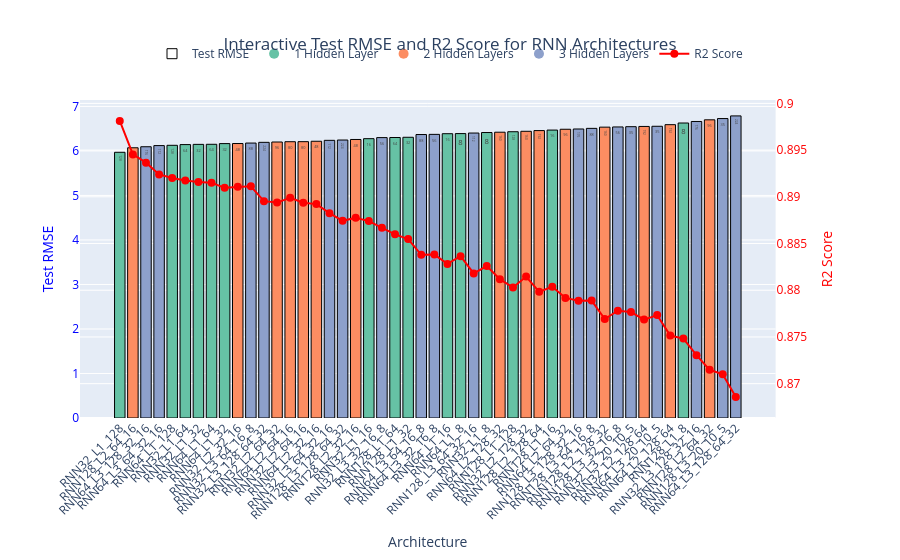

The notebook cell saved with this chart:
### Code cell
# Sort by Test RMSE
model_results_df_sorted = model_results_df.sort_values(by='Test RMSE', ascending=True)

# Prepare customdata
custom_cols = ['R2 Score', 'Number of Layers', 'Hidden Layers']
customdata = model_results_df_sorted[custom_cols].values

# Auto color mapping for any number of layers
layers = sorted(model_results_df_sorted['Number of Layers'].unique())
palette = qualitative.Set2
color_map = {n: palette[i % len(palette)] for i, n in enumerate(layers)}
colors = model_results_df_sorted['Number of Layers'].map(color_map)

# Figure with secondary y-axis
fig = make_subplots(specs=[[{"secondary_y": True}]])

# Test RMSE bars (colored by layer count) + black borders, no legend entry
fig.add_trace(
    go.Bar(
        x=model_results_df_sorted['Architecture'],
        y=model_results_df_sorted['Test RMSE'],
        name='Test RMSE',
        marker=dict(color=colors, line=dict(color='black', width=1)),
        text=model_results_df_sorted['Total Nodes'],
        hoverinfo='none',
        hovertemplate=(
            '<b>Architecture:</b> %{x}<br>'
            '<b>Test RMSE:</b> %{y:.2f}<br>'
            '<b>R2 Score:</b> %{customdata[0]:.4f}<br>'
            '<b>Total Nodes:</b> %{text}<br>'
            '<b>Number of Layers:</b> %{customdata[1]}<br>'
            '<b>Hidden Layers:</b> %{customdata[2]}<br>'
            '<extra></extra>'
        ),
        customdata=customdata,
        showlegend=False,
    ),
    secondary_y=False,
)

# Legend entry for Test RMSE (black box)
fig.add_trace(
    go.Scatter(
        x=[None],
        y=[None],
        mode='markers',
        marker=dict(size=10, color='black', symbol='square-open', line=dict(color='black', width=1)),
        name='Test RMSE',
        showlegend=True,
    )
)

# Auto legend entries for each layer count
for n in layers:
    fig.add_trace(
        go.Scatter(
            x=[None],
            y=[None],
            mode='markers',
            marker=dict(size=10, color=color_map[n]),
            name=f'{n} Hidden Layer{"s" if n != 1 else ""}',
            showlegend=True,
        )
    )

# R2 line on secondary axis (non-interactive)
fig.add_trace(
    go.Scatter(
        x=model_results_df_sorted['Architecture'],
        y=model_results_df_sorted['R2 Score'],
        name='R2 Score',
        mode='lines+markers',
        line=dict(color='red', width=2),
        marker=dict(size=8),
        hoverinfo='skip',
    ),
    secondary_y=True,
)

# Axes + layout
fig.update_xaxes(
    title_text='Architecture',
    tickmode='array',
    tickvals=model_results_df_sorted['Architecture'],
    ticktext=model_results_df_sorted['Architecture'],
    tickangle=-45,
)
fig.update_yaxes(title_text='Test RMSE', secondary_y=False, color='blue')
fig.update_yaxes(title_text='R2 Score', secondary_y=True, color='red')
fig.update_layout(
    title=dict(
        text='Interactive Test RMSE and R2 Score for RNN Architectures',
        x=0.5,
        xanchor='center',
    ),
    barmode='group',
    legend=dict(
        orientation='h',
        yanchor='bottom',
        y=1.1,
        xanchor='center',
        x=0.5,
        bgcolor='rgba(255,255,255,0.8)',
    ),
    hovermode='x unified',
)

fig.show()

### Figure 1 — Plotly figure (JSON) as saved in the notebook; plotly's stock layout.template omitted (floating-point values rounded to 4 significant figures; data arrays with more than 128 entries replaced by an {"elided": "..."} marker saying what was removed)
{"data": [{"customdata": {"elided": "48x3 mixed values"}, "hoverinfo": "none", "hovertemplate": "<b>Architecture:</b> %{x}<br><b>Test RMSE:</b> %{y:.2f}<br><b>R2 Score:</b> %{customdata[0]:.4f}<br><b>Total Nodes:</b> %{text}<br><b>Number of Layers:</b> %{customdata[1]}<br><b>Hidden Layers:</b> %{customdata[2]}<br><extra></extra>", "marker": {"color": ["rgb(102,194,165)", "rgb(252,141,98)", "rgb(141,160,203)", "rgb(141,160,203)", "rgb(102,194,165)", "rgb(102,194,165)", "rgb(102,194,165)", "rgb(102,194,165)", "rgb(102,194,165)", "rgb(252,141,98)", "rgb(141,160,203)", "rgb(141,160,203)", "rgb(252,141,98)", "rgb(252,141,98)", "rgb(252,141,98)", "rgb(252,141,98)", "rgb(141,160,203)", "rgb(141,160,203)", "rgb(252,141,98)", "rgb(102,194,165)", "rgb(141,160,203)", "rgb(102,194,165)", "rgb(102,194,165)", "rgb(141,160,203)", "rgb(141,160,203)", "rgb(102,194,165)", "rgb(102,194,165)", "rgb(141,160,203)", "rgb(102,194,165)", "rgb(252,141,98)", "rgb(102,194,165)", "rgb(252,141,98)", "rgb(252,141,98)", "rgb(102,194,165)", "rgb(252,141,98)", "rgb(141,160,203)", "rgb(141,160,203)", "rgb(252,141,98)", "rgb(141,160,203)", "rgb(141,160,203)", "rgb(252,141,98)", "rgb(141,160,203)", "rgb(252,141,98)", "rgb(102,194,165)", "rgb(141,160,203)", "rgb(252,141,98)", "rgb(141,160,203)", "rgb(141,160,203)"], "line": {"color": "black", "width": 1}}, "name": "Test RMSE", "showlegend": false, "text": [128.0, 80.0, 176.0, 112.0, 128.0, 64.0, 32.0, 64.0, 32.0, 48.0, 88.0, 224.0, 96.0, 80.0, 80.0, 48.0, 112.0, 224.0, 48.0, 16.0, 56.0, 64.0, 32.0, 88.0, 56.0, 16.0, 8.0, 112.0, 8.0, 160.0, 128.0, 160.0, 192.0, 16.0, 96.0, 176.0, 88.0, 160.0, 56.0, 35.0, 192.0, 35.0, 192.0, 8.0, 176.0, 96.0, 35.0, 224.0], "type": "bar", "x": ["RNN32_L1_128", "RNN128_L2_64_16", "RNN64_L3_128_32_16", "RNN64_L3_64_32_16", "RNN64_L1_128", "RNN32_L1_64", "RNN32_L1_32", "RNN64_L1_64", "RNN64_L1_32", "RNN32_L2_32_16", "RNN32_L3_64_16_8", "RNN32_L3_128_64_32", "RNN32_L2_64_32", "RNN64_L2_64_16", "RNN32_L2_64_16", "RNN64_L2_32_16", "RNN32_L3_64_32_16", "RNN128_L3_128_64_32", "RNN128_L2_32_16", "RNN32_L1_16", "RNN32_L3_32_16_8", "RNN128_L1_64", "RNN128_L1_32", "RNN64_L3_64_16_8", "RNN64_L3_32_16_8", "RNN64_L1_16", "RNN64_L1_8", "RNN128_L3_64_32_16", "RNN32_L1_8", "RNN64_L2_128_32", "RNN128_L1_128", "RNN32_L2_128_32", "RNN128_L2_128_64", "RNN128_L1_16", "RNN64_L2_64_32", "RNN128_L3_128_32_16", "RNN128_L3_64_16_8", "RNN128_L2_128_32", "RNN128_L3_32_16_8", "RNN32_L3_20_10_5", "RNN32_L2_128_64", "RNN64_L3_20_10_5", "RNN64_L2_128_64", "RNN128_L1_8", "RNN32_L3_128_32_16", "RNN128_L2_64_32", "RNN128_L3_20_10_5", "RNN64_L3_128_64_32"], "xaxis": "x", "y": [5.969, 6.07, 6.094, 6.12, 6.126, 6.142, 6.147, 6.149, 6.164, 6.166, 6.176, 6.193, 6.2, 6.207, 6.208, 6.217, 6.238, 6.244, 6.257, 6.275, 6.299, 6.301, 6.307, 6.368, 6.372, 6.387, 6.389, 6.402, 6.413, 6.42, 6.431, 6.441, 6.456, 6.468, 6.487, 6.493, 6.507, 6.534, 6.538, 6.544, 6.55, 6.553, 6.59, 6.627, 6.661, 6.698, 6.727, 6.787], "yaxis": "y"}, {"marker": {"color": "black", "line": {"color": "black", "width": 1}, "size": 10, "symbol": "square-open"}, "mode": "markers", "name": "Test RMSE", "showlegend": true, "type": "scatter", "x": [null], "y": [null]}, {"marker": {"color": "rgb(102,194,165)", "size": 10}, "mode": "markers", "name": "1 Hidden Layer", "showlegend": true, "type": "scatter", "x": [null], "y": [null]}, {"marker": {"color": "rgb(252,141,98)", "size": 10}, "mode": "markers", "name": "2 Hidden Layers", "showlegend": true, "type": "scatter", "x": [null], "y": [null]}, {"marker": {"color": "rgb(141,160,203)", "size": 10}, "mode": "markers", "name": "3 Hidden Layers", "showlegend": true, "type": "scatter", "x": [null], "y": [null]}, {"hoverinfo": "skip", "line": {"color": "red", "width": 2}, "marker": {"size": 8}, "mode": "lines+markers", "name": "R2 Score", "type": "scatter", "x": ["RNN32_L1_128", "RNN128_L2_64_16", "RNN64_L3_128_32_16", "RNN64_L3_64_32_16", "RNN64_L1_128", "RNN32_L1_64", "RNN32_L1_32", "RNN64_L1_64", "RNN64_L1_32", "RNN32_L2_32_16", "RNN32_L3_64_16_8", "RNN32_L3_128_64_32", "RNN32_L2_64_32", "RNN64_L2_64_16", "RNN32_L2_64_16", "RNN64_L2_32_16", "RNN32_L3_64_32_16", "RNN128_L3_128_64_32", "RNN128_L2_32_16", "RNN32_L1_16", "RNN32_L3_32_16_8", "RNN128_L1_64", "RNN128_L1_32", "RNN64_L3_64_16_8", "RNN64_L3_32_16_8", "RNN64_L1_16", "RNN64_L1_8", "RNN128_L3_64_32_16", "RNN32_L1_8", "RNN64_L2_128_32", "RNN128_L1_128", "RNN32_L2_128_32", "RNN128_L2_128_64", "RNN128_L1_16", "RNN64_L2_64_32", "RNN128_L3_128_32_16", "RNN128_L3_64_16_8", "RNN128_L2_128_32", "RNN128_L3_32_16_8", "RNN32_L3_20_10_5", "RNN32_L2_128_64", "RNN64_L3_20_10_5", "RNN64_L2_128_64", "RNN128_L1_8", "RNN32_L3_128_32_16", "RNN128_L2_64_32", "RNN128_L3_20_10_5", "RNN64_L3_128_64_32"], "xaxis": "x", "y": [0.8981, 0.8945, 0.8937, 0.8924, 0.892, 0.8918, 0.8916, 0.8915, 0.891, 0.8911, 0.8911, 0.8895, 0.8894, 0.8899, 0.8894, 0.8892, 0.8883, 0.8874, 0.8878, 0.8874, 0.8867, 0.886, 0.8855, 0.8838, 0.8838, 0.8828, 0.8836, 0.8818, 0.8826, 0.8812, 0.8803, 0.8815, 0.8798, 0.8804, 0.8792, 0.8789, 0.8789, 0.8769, 0.8778, 0.8777, 0.8769, 0.8773, 0.8751, 0.8748, 0.8731, 0.8715, 0.871, 0.8686], "yaxis": "y2"}], "layout": {"barmode": "group", "hovermode": "x unified", "legend": {"bgcolor": "rgba(255,255,255,0.8)", "orientation": "h", "x": 0.5, "xanchor": "center", "y": 1.1, "yanchor": "bottom"}, "title": {"text": "Interactive Test RMSE and R2 Score for RNN Architectures", "x": 0.5, "xanchor": "center"}, "xaxis": {"anchor": "y", "domain": [0, 0.94], "tickangle": -45, "tickmode": "array", "ticktext": ["RNN32_L1_128", "RNN128_L2_64_16", "RNN64_L3_128_32_16", "RNN64_L3_64_32_16", "RNN64_L1_128", "RNN32_L1_64", "RNN32_L1_32", "RNN64_L1_64", "RNN64_L1_32", "RNN32_L2_32_16", "RNN32_L3_64_16_8", "RNN32_L3_128_64_32", "RNN32_L2_64_32", "RNN64_L2_64_16", "RNN32_L2_64_16", "RNN64_L2_32_16", "RNN32_L3_64_32_16", "RNN128_L3_128_64_32", "RNN128_L2_32_16", "RNN32_L1_16", "RNN32_L3_32_16_8", "RNN128_L1_64", "RNN128_L1_32", "RNN64_L3_64_16_8", "RNN64_L3_32_16_8", "RNN64_L1_16", "RNN64_L1_8", "RNN128_L3_64_32_16", "RNN32_L1_8", "RNN64_L2_128_32", "RNN128_L1_128", "RNN32_L2_128_32", "RNN128_L2_128_64", "RNN128_L1_16", "RNN64_L2_64_32", "RNN128_L3_128_32_16", "RNN128_L3_64_16_8", "RNN128_L2_128_32", "RNN128_L3_32_16_8", "RNN32_L3_20_10_5", "RNN32_L2_128_64", "RNN64_L3_20_10_5", "RNN64_L2_128_64", "RNN128_L1_8", "RNN32_L3_128_32_16", "RNN128_L2_64_32", "RNN128_L3_20_10_5", "RNN64_L3_128_64_32"], "tickvals": ["RNN32_L1_128", "RNN128_L2_64_16", "RNN64_L3_128_32_16", "RNN64_L3_64_32_16", "RNN64_L1_128", "RNN32_L1_64", "RNN32_L1_32", "RNN64_L1_64", "RNN64_L1_32", "RNN32_L2_32_16", "RNN32_L3_64_16_8", "RNN32_L3_128_64_32", "RNN32_L2_64_32", "RNN64_L2_64_16", "RNN32_L2_64_16", "RNN64_L2_32_16", "RNN32_L3_64_32_16", "RNN128_L3_128_64_32", "RNN128_L2_32_16", "RNN32_L1_16", "RNN32_L3_32_16_8", "RNN128_L1_64", "RNN128_L1_32", "RNN64_L3_64_16_8", "RNN64_L3_32_16_8", "RNN64_L1_16", "RNN64_L1_8", "RNN128_L3_64_32_16", "RNN32_L1_8", "RNN64_L2_128_32", "RNN128_L1_128", "RNN32_L2_128_32", "RNN128_L2_128_64", "RNN128_L1_16", "RNN64_L2_64_32", "RNN128_L3_128_32_16", "RNN128_L3_64_16_8", "RNN128_L2_128_32", "RNN128_L3_32_16_8", "RNN32_L3_20_10_5", "RNN32_L2_128_64", "RNN64_L3_20_10_5", "RNN64_L2_128_64", "RNN128_L1_8", "RNN32_L3_128_32_16", "RNN128_L2_64_32", "RNN128_L3_20_10_5", "RNN64_L3_128_64_32"], "title": {"text": "Architecture"}}, "yaxis": {"anchor": "x", "color": "blue", "domain": [0, 1], "title": {"text": "Test RMSE"}}, "yaxis2": {"anchor": "x", "color": "red", "overlaying": "y", "side": "right", "title": {"text": "R2 Score"}}}}
